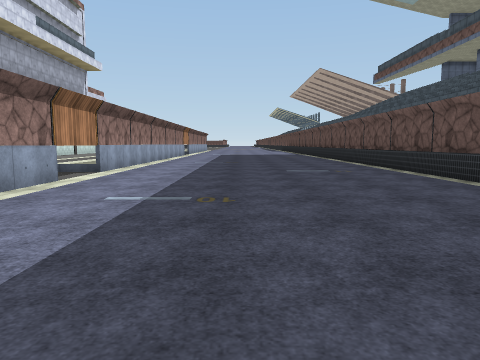
[1] (above)

23 first-person views from a walk through a scene from a Unity 3-D project. The camera is 1.4 m above the floor, tilts 6° down and sees 70° across. The floor is counted in squares, 2 m on a side. Each view is taken from the middle of a square. On the plan, view 1 faces up. The plan holds only what a view shows up to about 11 squares ahead; the rest is blank. The place goes on beyond the plan. The player is left out. Door leaves are left out, so doorways stand open. Some surface patterns are stand-ins.

[2]
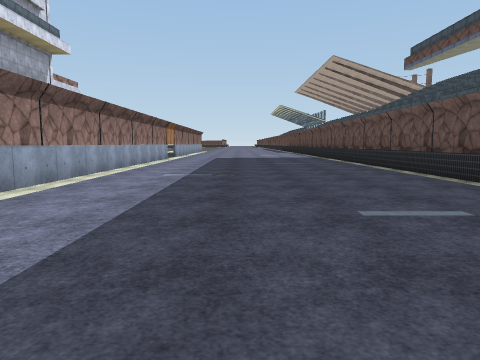

[3]
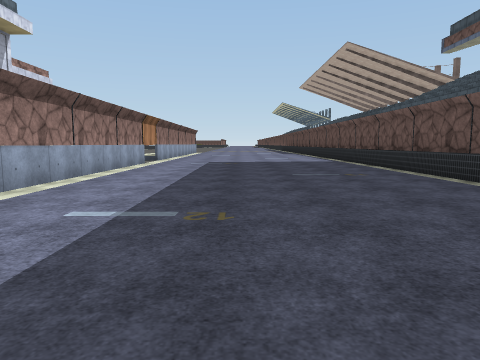

[4]
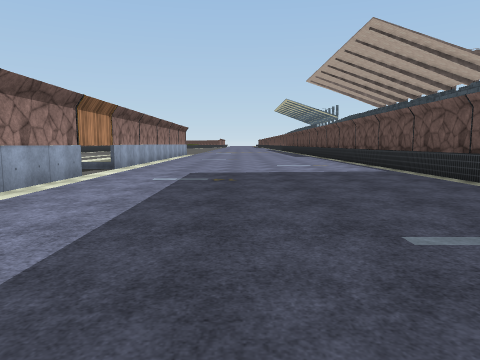

[5]
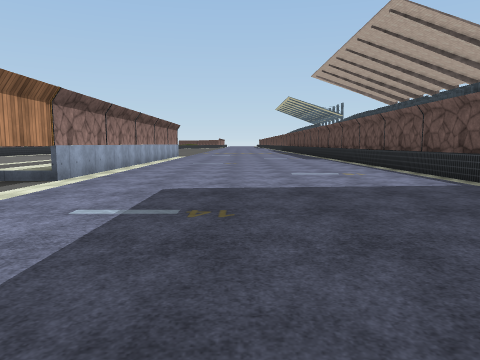

[6]
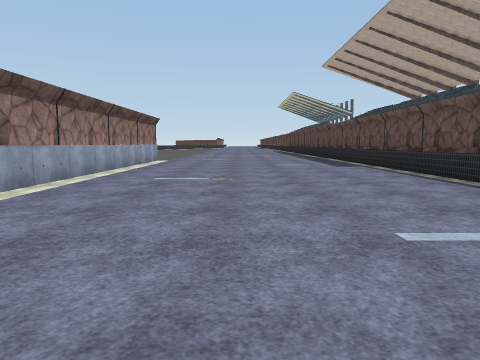

[7]
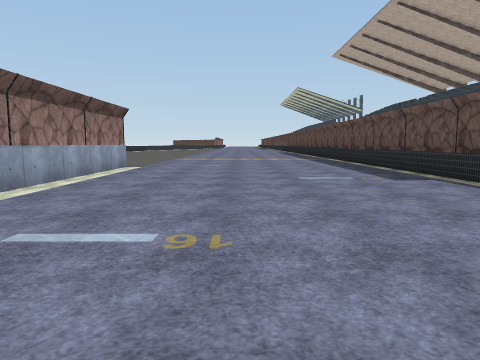

[8]
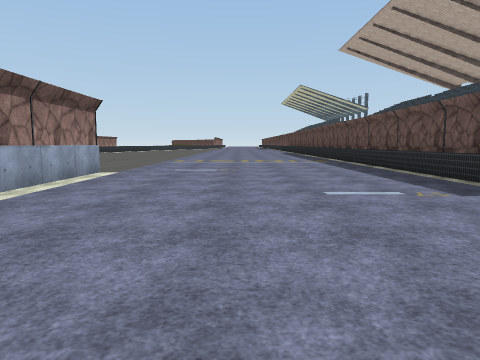

[9]
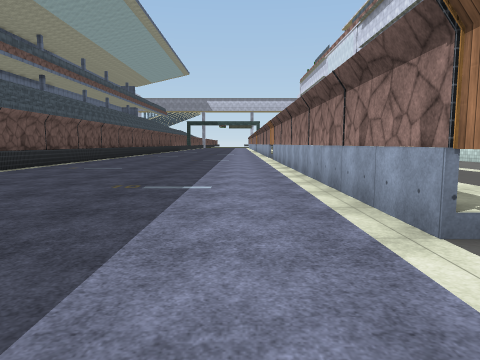

[10]
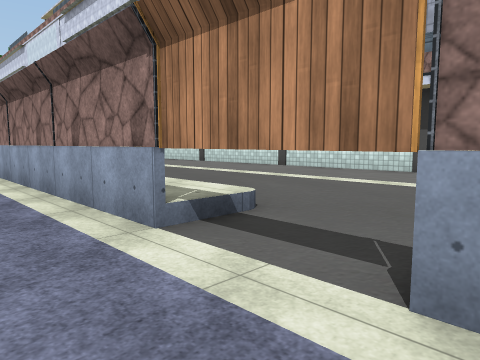

[11]
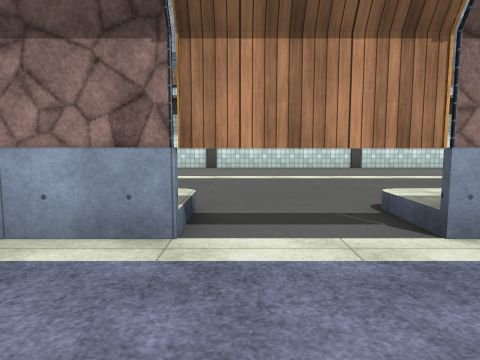

[12]
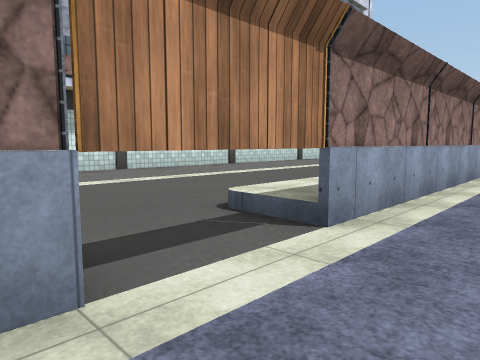

[13]
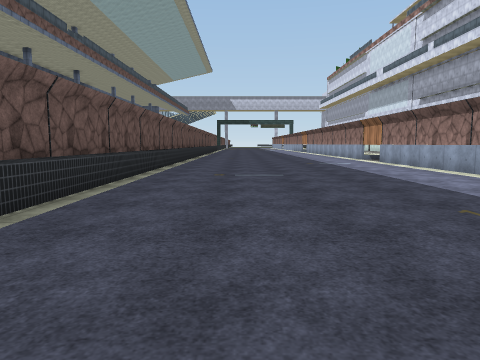

[14]
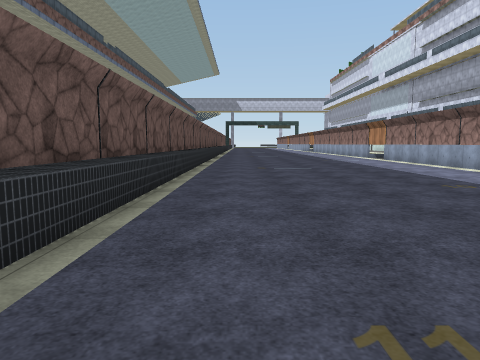

[15]
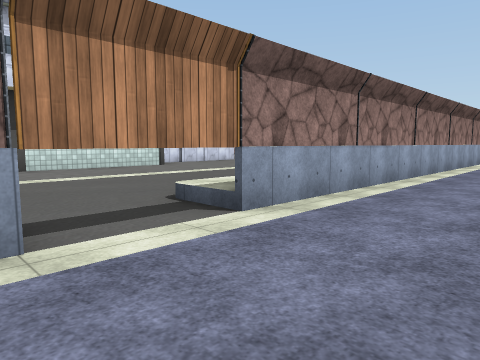

[16]
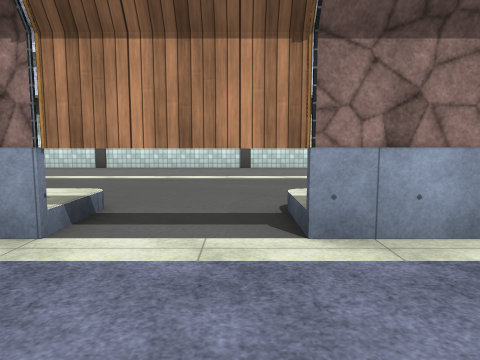

[17]
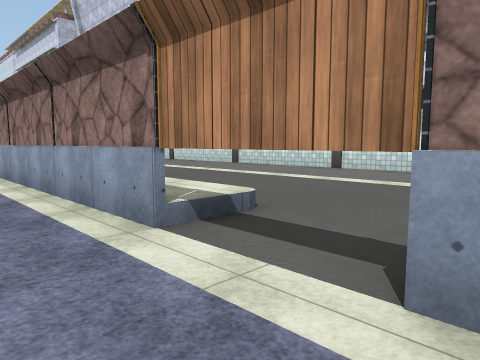

[18]
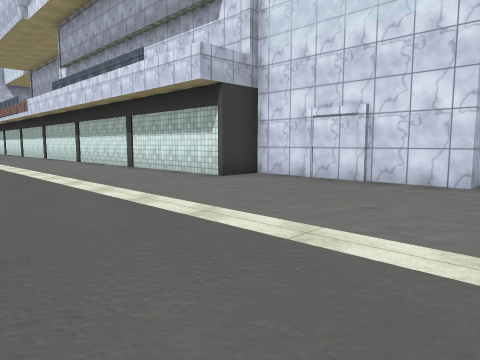

[19]
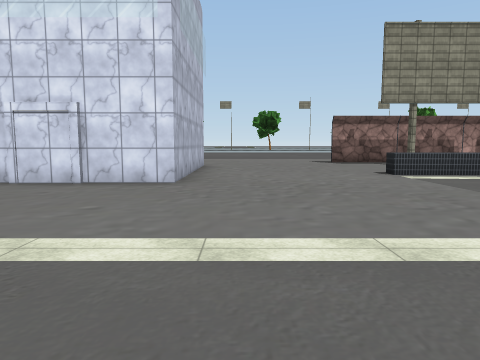

[20]
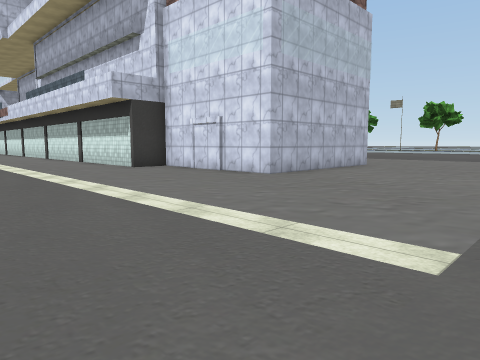

[21]
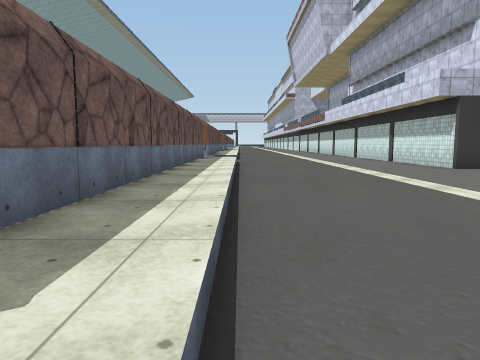

[22]
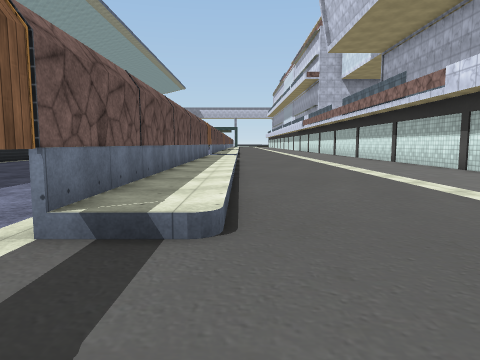

[23]
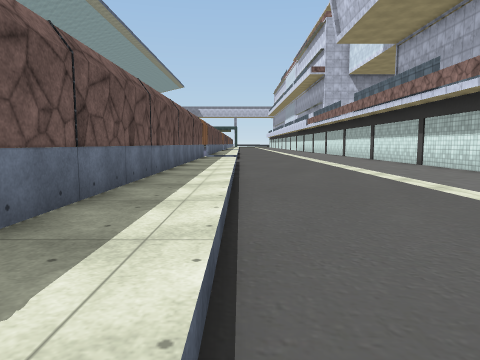

### Floor plan
Key: @ floor where view 1 was taken; # wall or solid block; . main floor; : floor 0.5 m higher than the main floor; / step, stairs or slope; = window, fence, low wall or low ledge; ^ raised ledge.
Columns run from 17 left of view 1 to 5 right of it. Each row starts with its distance up from view 1.
 37 ...^... ..............#
 36 ............/:=.......#
 35 ............/:=.......#
 34 ............/:=.......#
 33 ............/:=.......#
 32 ............/:=.......#
 31 #####......./:=.......#
 30     ##....../:=.......#
 29     ##....../:=.......#
 28     #......./:=.......#
 27     ###...../:=.......#
 26       #...../:=.......#
 25       #...../:=.......#
 24       #...../:#.......#
 23       #.......#.......#
 22       #.......=.......#
 21       #...../:=.......#
 20       #...../:=.......#
 19       #...../:=.......#
 18       #...../:=.......#
 17       #...../:=.......#
 16       #...../:=.......#
 15       #...../:=.......#
 14       #...../:=.......#
 13       #...../:=.......#
 12       #...../:=.//....#
 11       #...../:=.......#
 10       #...../:=.......#
  9       #...../:#.......#
  8       #.......#.......#
  7       #.......=.......#
  6       #...../:=.......#
  5       #...../:=.......#
  4       #.....  =.//....#
  3       #.....  =.......#
  2        .....  =.......#
  1         ...   =.......#
  0               =..@//..#
 -1               =.......#
 -2               =.......#
 -3               =.......#
 -4               =.......#

Positions as (right, up) in squares from view 1, and headings:
1: (0, 0), facing up
2: (0, 5), facing up
3: (0, 9), facing up
4: (0, 14), facing up
5: (0, 17), facing up
6: (0, 22), facing up
7: (0, 26), facing up
8: (0, 28), facing up
9: (-2, 9), facing down
10: (-2, 9), facing down-left
11: (-1, 7), facing left
12: (-2, 6), facing up-left
13: (2, 7), facing down
14: (3, 9), facing down
15: (-1, 21), facing up-left
16: (-1, 23), facing left
17: (-2, 24), facing down-left
18: (-6, 33), facing down-left
19: (-6, 33), facing left
20: (-6, 37), facing down-left
21: (-5, 37), facing down
22: (-5, 24), facing down
23: (-5, 22), facing down
